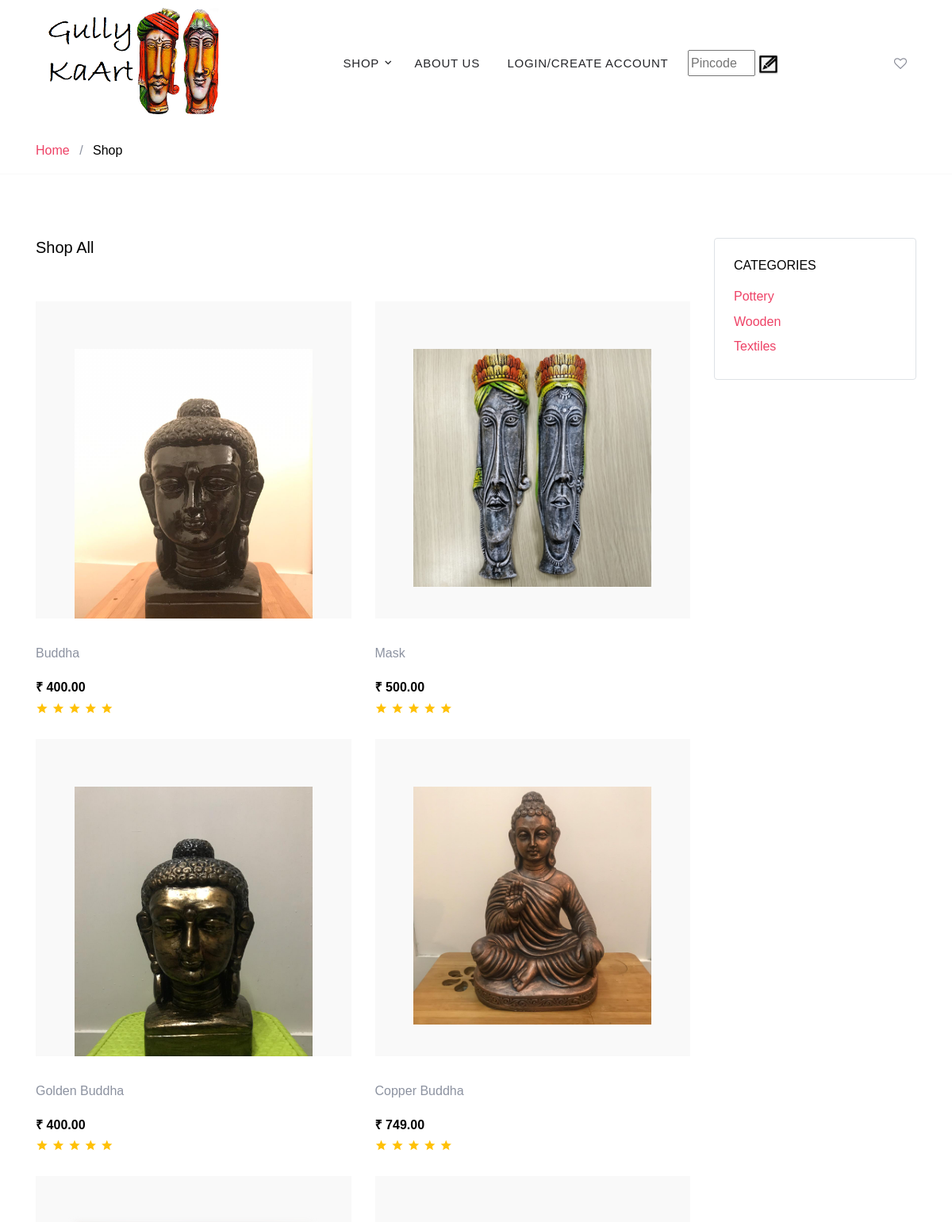
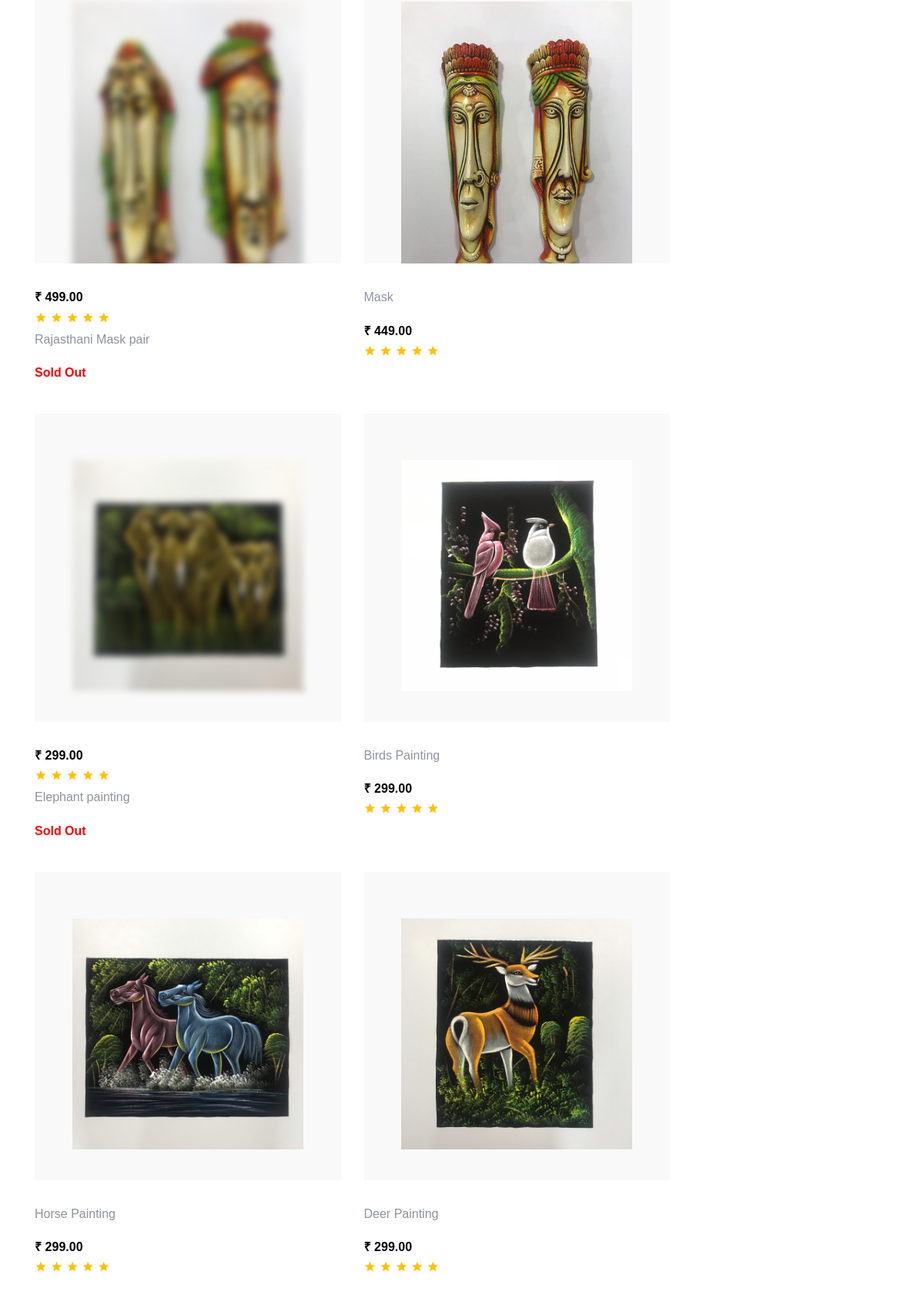
The app's page /shop/ (upper part) with its own data (2 pictures, top to bottom).
### main/models.py (models this page shows, shortened)
class Product(models.Model):
	product_id = models.AutoField(primary_key=True)
	sku = models.CharField(max_length=255)
	id_sku = models.CharField(max_length=255)
	product_name = models.CharField(max_length=255)
	product_description = models.CharField(max_length=255)
	supplier_id = models.ForeignKey(Supplier, verbose_name='Supplier ID',on_delete=models.CASCADE)
	category_id = models.ForeignKey(Category, verbose_name='Category ID',on_delete=models.CASCADE)
	quantity_per_unit = models.IntegerField()
	unit_price = models.DecimalField(max_digits=10,decimal_places=2)
	mrp = models.DecimalField(max_digits=10,decimal_places=2)
	available_size = models.CharField(max_length=255)
	available_colors = models.CharField(max_length=255)
	size = models.CharField(max_length=255)
	color = models.CharField(max_length=255)
	discount = models.DecimalField(max_digits=10,decimal_places=2)
	unit_weight = models.CharField(max_length=255)
	units_in_stock = models.PositiveIntegerField()
	product_available = models.BooleanField(default=True)
	discount_available = models.BooleanField(default=False)
	picture1 = models.ImageField(upload_to='product_images/%Y/%m/%d')
	picture2 = models.ImageField(upload_to='product_images/%Y/%m/%d', null=True,blank=True)
	picture3 = models.ImageField(upload_to='product_images/%Y/%m/%d', null=True, blank=True)
	picture4 = models.ImageField(upload_to='product_images/%Y/%m/%d',null=True,blank=True)
	picture5 = models.ImageField(upload_to='product_images/%Y/%m/%d',null=True,blank=True)
	picture6 = models.ImageField(upload_to='product_images/%Y/%m/%d',null=True,blank=True)
	picture7 = models.ImageField(upload_to='product_images/%Y/%m/%d',null=True,blank=True)
	ranking = models.IntegerField(blank=True, null=True)
	note = models.CharField(max_length=255)

### main/views.py (the view)
# urls.py: path("shop/",views.shop, name = "products"),
def shop(request):
	all_products=Product.objects.all()
	cart_count=0
	if request.user.is_authenticated :
		cart_count=Cart.objects.all().filter(email=User.objects.get(email=request.user.email)).count()
	return render(request = request,
				  template_name = "main/shop.html",
				  context = {'all_products':all_products,
				  'cart_count':cart_count}
				 )

### main/templates/main/shop.html (shortened to what this page needs)
{% extends 'main/base.html'%}
{% block body %}
  <div class="site-wrap">
    <div class="custom-border-bottom py-3">
      <div class="container">
        <div class="row">
          <div class="col-md-12 mb-0">
            <a href="../">Home</a>
            <span class="mx-2 mb-0">/</span>
            <strong class="text-black">Shop</strong>
          </div>
        </div>
      </div>
    </div>
    <div class="site-section">
      <div class="container">
        <div class="row mb-5">
          <div class="col-md-9 order-1">
            <div class="row align">
              <div class="col-md-12 mb-5">
                <div class="float-md-left"><h2 class="text-black h5">Shop All</h2></div>
              </div>
            </div>
            <div class="row mb-5">
            {% for product in all_products %}
              <div class="col-lg-6 col-md-6 item-entry mb-4">
                {% if product.units_in_stock > 0 %}
                <a href="{{product.product_id}}" class="product-item md-height bg-gray d-block">
                  <img src="{{product.picture1.url }}" alt="Image" class="img-fluid" >
                </a>
                <p>{{product.product_name}}</p>
                <strong class="item-price"> &#x20b9 {{product.mrp }}</strong>
                <div class="star-rating">
                  <span class="icon-star2 text-warning"></span>
                  <span class="icon-star2 text-warning"></span>
                  <span class="icon-star2 text-warning"></span>
                  <span class="icon-star2 text-warning"></span>
                  <span class="icon-star2 text-warning"></span>
                </div>
                {% else %}
                <a href="{{product.product_id}}" class="product-item md-height bg-gray d-block">
                  <img src="{{product.picture1.url }}" alt="Image" class="img1">
                </a>
                <strong class="item-price"> &#x20b9 {{product.mrp }}</strong>
                <div class="star-rating">
                  <span class="icon-star2 text-warning"></span>
                  <span class="icon-star2 text-warning"></span>
                  <span class="icon-star2 text-warning"></span>
                  <span class="icon-star2 text-warning"></span>
                  <span class="icon-star2 text-warning"></span>
                </div>
                <p>{{product.product_name}}</p>
                <p ><strong class="item-price" style="color: red"> Sold Out </strong></p>
                {% endif %}
              </div>
              {% endfor %}
            </div>
          </div>
          <div class="col-md-3 order-2 mb-5 mb-md-0">
            <div class="border p-4 rounded mb-4">
              <h3 class="mb-3 h6 text-uppercase text-black d-block">Categories</h3>
              <ul class="list-unstyled mb-0">
                <li class="mb-1"><a href="/shop/pottery" class="d-flex"><span>Pottery</span> </a></li>
                <li class="mb-1"><a href="/shop/wooden" class="d-flex"><span>Wooden</span> </a></li>
                <li class="mb-1"><a href="/shop/tote-bags" class="d-flex"><span>Textiles</span> </a></li>
              </ul>
            </div>
          </div>
        </div>
      </div>
    </div>
  </div>
  {% endblock %}

### gkassets/css/style_image.css (style rules this page uses)
* { box-sizing: border-box }
body { font-family: Verdana, sans-serif; margin:0 }
img { vertical-align: middle; }

### gkassets/css/style.css (style rules this page uses)
body { line-height: 1.7; color: #8c92a0; font-weight: 300; font-size: 16px; }
a { -webkit-transition: .3s all ease; -o-transition: .3s all ease; transition: .3s all ease; }
.text-black { color: #000; }
.site-wrap:before { -webkit-transition: .3s all ease-in-out; -o-transition: .3s all ease-in-out; transition: .3s all ease-in-out; background: rgba(0, 0, 0, 0.6); content: ""; position: absolute; z-index: 2000; top: 0; left: 0; right: 0; bottom: 0; opacity: 0; visibility: hidden; }
.site-section { padding: 2.5em 0; }
@media (min-width: 768px) { .site-section { padding: 5em 0; } }
.product-item { overflow: hidden; height: 100%; position: relative; }
.product-item.bg-gray { background: #f9f9f9; }
.product-item.md-height { height: 400px; padding: 40px; }
.product-item img { left: 50%; top: 15%; -webkit-transform: translateX(-50%); -ms-transform: translateX(-50%); transform: translateX(-50%); -o-object-fit: cover; object-fit: cover; max-width: 300px; position: absolute; }
.item-entry .product-item { margin-bottom: 30px; }
.item-entry .item-price { color: #000; font-weight: bold; }
.custom-border-bottom { border-bottom: 1px solid #f9f9f9; }

### main/templates/main/base.html (style rules this page uses)
.toast, { box-shadow: 0 2px 2px 0 rgba(0, 0, 0, 0.14), 0 3px 1px -2px rgba(0, 0, 0, 0.12), 0 1px 5px 0 rgba(0, 0, 0, 0.2); }

### main/templates/main/shop.html (style rules this page uses)
.img1 { -webkit-filter: blur(4px); filter: blur(4px); }

### records on screen
Product: picture1 (picture), product_name "Buddha", mrp "400.00"
Product: picture1 (picture), product_name "Mask", mrp "500.00"
Product: picture1 (picture), product_name "Golden Buddha", mrp "400.00"
Product: picture1 (picture), product_name "Copper Buddha", mrp "749.00"
Product: picture1 (picture), mrp "499.00", product_name "Rajasthani Mask pair"
Product: picture1 (picture), product_name "Mask", mrp "449.00"
Product: picture1 (picture), mrp "299.00", product_name "Elephant painting"
Product: picture1 (picture), product_name "Birds Painting", mrp "299.00"
Product: picture1 (picture), product_name "Horse Painting", mrp "299.00"
Product: picture1 (picture), product_name "Deer Painting", mrp "299.00"
